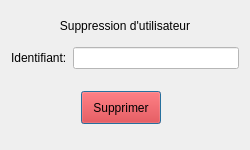
<?xml version="1.0" encoding="UTF-8"?>
<ui version="4.0">
 <class>rmuser</class>
 <widget class="QDialog" name="rmuser">
  <property name="geometry">
   <rect>
    <x>0</x>
    <y>0</y>
    <width>250</width>
    <height>150</height>
   </rect>
  </property>
  <property name="minimumSize">
   <size>
    <width>250</width>
    <height>150</height>
   </size>
  </property>
  <property name="maximumSize">
   <size>
    <width>250</width>
    <height>150</height>
   </size>
  </property>
  <property name="windowTitle">
   <string>Suppression utilisateur</string>
  </property>
  <layout class="QGridLayout" name="gridLayout">
   <item row="3" column="0">
    <spacer name="horizontalSpacer">
     <property name="orientation">
      <enum>Qt::Horizontal</enum>
     </property>
     <property name="sizeHint" stdset="0">
      <size>
       <width>62</width>
       <height>20</height>
      </size>
     </property>
    </spacer>
   </item>
   <item row="3" column="1">
    <widget class="QPushButton" name="pushButton">
     <property name="styleSheet">
      <string notr="true">QPushButton{
	height: 25px;
	font: 81 Italic 11pt &quot;Fira Sans Compressed ExtraBold&quot;;
	color: black;
	background-color: red;
}

QpushButton:pressed{
	background-color: rgb(182, 7, 7);
}</string>
     </property>
     <property name="text">
      <string>Supprimer</string>
     </property>
    </widget>
   </item>
   <item row="3" column="2">
    <spacer name="horizontalSpacer_2">
     <property name="orientation">
      <enum>Qt::Horizontal</enum>
     </property>
     <property name="sizeHint" stdset="0">
      <size>
       <width>72</width>
       <height>20</height>
      </size>
     </property>
    </spacer>
   </item>
   <item row="4" column="1">
    <spacer name="verticalSpacer_4">
     <property name="orientation">
      <enum>Qt::Vertical</enum>
     </property>
     <property name="sizeHint" stdset="0">
      <size>
       <width>20</width>
       <height>6</height>
      </size>
     </property>
    </spacer>
   </item>
   <item row="2" column="1">
    <spacer name="verticalSpacer_3">
     <property name="orientation">
      <enum>Qt::Vertical</enum>
     </property>
     <property name="sizeHint" stdset="0">
      <size>
       <width>20</width>
       <height>6</height>
      </size>
     </property>
    </spacer>
   </item>
   <item row="0" column="0" colspan="3">
    <widget class="QLabel" name="label">
     <property name="minimumSize">
      <size>
       <width>0</width>
       <height>30</height>
      </size>
     </property>
     <property name="text">
      <string>Suppression d'utilisateur</string>
     </property>
     <property name="alignment">
      <set>Qt::AlignCenter</set>
     </property>
    </widget>
   </item>
   <item row="1" column="0" colspan="3">
    <layout class="QHBoxLayout" name="horizontalLayout">
     <item>
      <widget class="QLabel" name="label_2">
       <property name="text">
        <string>Identifiant:</string>
       </property>
      </widget>
     </item>
     <item>
      <widget class="QLineEdit" name="inp_ID">
       <property name="styleSheet">
        <string notr="true">QLineEdit{
	background-color: #fff;
	color: #000;
}</string>
       </property>
      </widget>
     </item>
    </layout>
   </item>
  </layout>
 </widget>
 <resources/>
 <connections/>
</ui>
